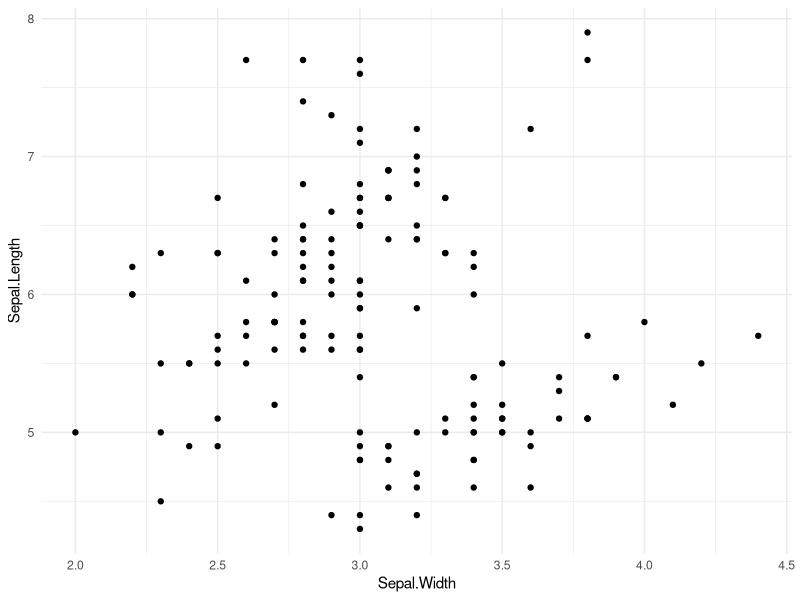

Here is the R script that generated this plot:
## ---- chunk 1
knitr::opts_chunk$set(echo = TRUE)
## ---- chunk 2
library(ggplot2)
## ---- chunk 3
data("iris")
## ---- chunk 4
gg_plot = ggplot(data=iris,aes(x=Sepal.Width, y=Sepal.Length)) + geom_point() + theme_minimal()
## ---- chunk 5
ggsave(
  "test.png",
  plot = gg_plot,
  device = NULL,
  path = NULL,
  scale = 1,
  width = NA,
  height = NA,
  units = c("in", "cm", "mm"),
  dpi = 300,
  limitsize = TRUE,
)
